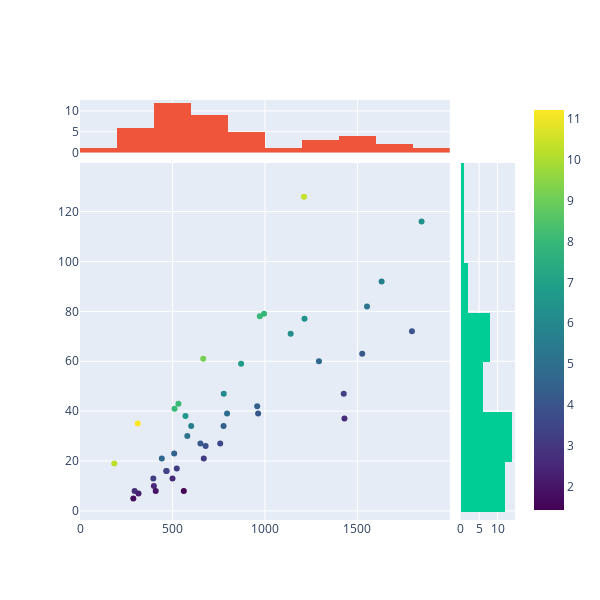

The code cell stored with this chart in its notebook:
### Markdown cell above
## Plotly

### Code cell
# Plotly
#scatter_fig = go.Figure(data=go.Scatter(x=infections_data.values, y=deaths_data.values,  mode='markers'))
#scatter_fig.update_layout(    title={
#        'text':'Correlation between number of infections and number of deaths in a city',
#        'y':0.9,
#        'x':0.5,
#        'xanchor': 'center',
#        'yanchor': 'top'})
fig = go.Figure()
fig.add_trace(go.Scatter(x = infections_data.values,y = deaths_data.values, xaxis = 'x',yaxis = 'y',mode = 'markers', marker=dict(
        color=color_range_values, 
        colorscale='Viridis',
        showscale=True
    )))
fig.add_trace(go.Histogram(x =infections_data.values ,yaxis = 'y2'))
fig.add_trace(go.Histogram(y = deaths_data.values, xaxis = 'x2'))
fig.update_layout(
    autosize = False,
    xaxis = dict(
        zeroline = False,
        domain = [0,0.85],
        showgrid = True
    ),
    yaxis = dict(
        zeroline = False,
        domain = [0,0.85],
        showgrid = True
    ),
    xaxis2 = dict(
        zeroline = False,
        domain = [0.875,1],
        showgrid = True
    ),
    yaxis2 = dict(
        zeroline = False,
        domain = [0.875,1],
        showgrid = True
    ),
    height = 600,
    width = 600,
    bargap = 0,
    hovermode = 'closest',
    showlegend = False
)

fig.show()
#scatter_fig.show()

### Figure 1 — Plotly figure (JSON) as saved in the notebook; plotly's stock layout.template omitted (floating-point values rounded to 4 significant figures)
{"data": [{"marker": {"color": [4.147, 10.27, 5.657, 3.296, 2.712, 6.234, 3.562, 8.083, 3.139, 6.28, 8.025, 6.667, 4.906, 2.215, 8.023, 4.384, 3.433, 6.049, 7.94, 3.283, 3.419, 9.159, 4.011, 2.506, 2.6, 4.751, 10.4, 2.587, 1.956, 3.25, 1.426, 5.641, 5.284, 4.05, 3.829, 6.774, 5.172, 4.381, 4.128, 4.644, 4.519, 1.736, 11.22, 6.343], "colorscale": [[0, "#440154"], [0.1111, "#482878"], [0.2222, "#3e4989"], [0.3333, "#31688e"], [0.4444, "#26828e"], [0.5556, "#1f9e89"], [0.6667, "#35b779"], [0.7778, "#6ece58"], [0.8889, "#b5de2b"], [1, "#fde725"]], "showscale": true}, "mode": "markers", "type": "scatter", "x": [651, 185, 601, 1426, 295, 1139, 758, 532, 669, 1847, 972, 570, 795, 316, 511, 958, 466, 777, 995, 396, 468, 666, 1795, 399, 500, 442, 1211, 1430, 409, 523, 561, 1631, 1552, 963, 679, 871, 580, 776, 1526, 1292, 509, 288, 312, 1214], "xaxis": "x", "y": [27, 19, 34, 47, 8, 71, 27, 43, 21, 116, 78, 38, 39, 7, 41, 42, 16, 47, 79, 13, 16, 61, 72, 10, 13, 21, 126, 37, 8, 17, 8, 92, 82, 39, 26, 59, 30, 34, 63, 60, 23, 5, 35, 77], "yaxis": "y"}, {"type": "histogram", "x": [651, 185, 601, 1426, 295, 1139, 758, 532, 669, 1847, 972, 570, 795, 316, 511, 958, 466, 777, 995, 396, 468, 666, 1795, 399, 500, 442, 1211, 1430, 409, 523, 561, 1631, 1552, 963, 679, 871, 580, 776, 1526, 1292, 509, 288, 312, 1214], "yaxis": "y2"}, {"type": "histogram", "xaxis": "x2", "y": [27, 19, 34, 47, 8, 71, 27, 43, 21, 116, 78, 38, 39, 7, 41, 42, 16, 47, 79, 13, 16, 61, 72, 10, 13, 21, 126, 37, 8, 17, 8, 92, 82, 39, 26, 59, 30, 34, 63, 60, 23, 5, 35, 77]}], "layout": {"autosize": false, "bargap": 0, "height": 600, "hovermode": "closest", "showlegend": false, "width": 600, "xaxis": {"autorange": true, "domain": [0, 0.85], "range": [-0.5, 2000.0], "showgrid": true, "type": "linear", "zeroline": false}, "xaxis2": {"autorange": true, "domain": [0.875, 1], "range": [0, 14.74], "showgrid": true, "zeroline": false}, "yaxis": {"autorange": true, "domain": [0, 0.85], "range": [-3.662, 139.5], "showgrid": true, "type": "linear", "zeroline": false}, "yaxis2": {"autorange": true, "domain": [0.875, 1], "range": [0, 12.63], "showgrid": true, "zeroline": false}}}
